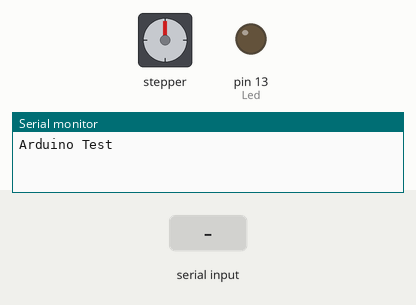
Recording of a sketch running on a simulated Arduino Uno, built with avr-gcc and run on an emulated ATmega328P. Parts: stepper motor, output pins drawn as LEDs (lit = HIGH), the last lines printed to the serial monitor. The test bench sets the inputs (shaded band). Stepper angles assume 200 steps per turn.

Above: at 1.3 s.
1.4 s: "R1000000\n" received over Serial
At 1.63 s:
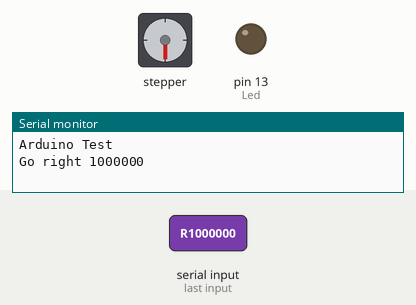
4.4 s: "S90\n" received over Serial
7.4 s: "L90\n" received over Serial
10.4 s: "R,45\n" received over Serial
At 10.96 s:
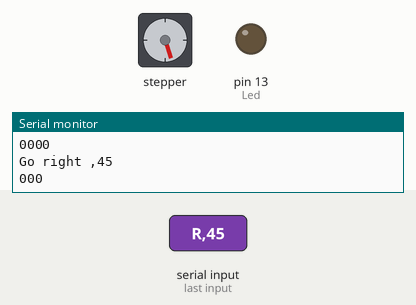
13.4 s: "N90\n" received over Serial
16.4 s: "R90\n" received over Serial
At 16.92 s:
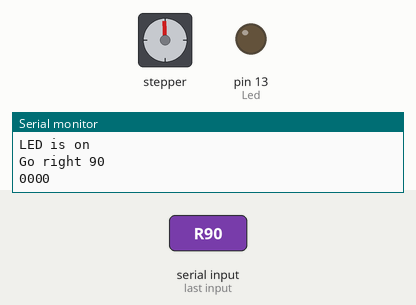
Timing chart, 0 to 20.4 s (numbered marks = the images above; inputs shaded):
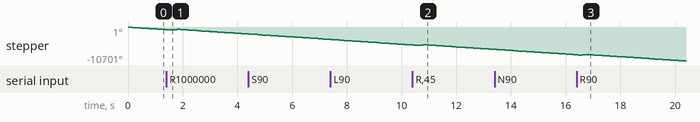

The sketch:

motor.ino
```cpp
#include <String.h>
#include <string.h>
#include <Stepper.h>
#define STEPS 200  //定義步進馬達每圈的步數
Stepper stepper(STEPS, 11, 10, 9, 8);
// stepper(STEPS, 8, 9, 10, 11);
int Led=13; //led接13
int buttonpin=3; //定義光遮斷器接3
int val; //
//int a=65;
boolean b=true;

/* rcv_text[9]="R1000000";//1+7位
//char send_text1[9]="Go right";//8位
//char send_text2[8];//7位
//char send_text3[6]="steps";//9位 //rcv_text去掉字首
//char send_text_sum[15];//9位*/
String rcv_text = "I0000000"; //Initial
String steps_text = "1000000";
int steps = 1000000;
//String send_text = "Go right 1000000 steps";
char a;//收到的個別字元
int c=0;

void setup()
    {
    Serial.begin(9600);
    Serial.println("Arduino Test");
    pinMode(Led,OUTPUT);//定義LED為輸出接口
    pinMode(buttonpin,INPUT); //定義光遮斷器輸出接口
    stepper.setSpeed(140);  //馬達轉速
    }
void loop(){
  stepper.step(-100);
   c=0;
   while (Serial.available()) {
     if (Serial.available() > 0) {
    a=Serial.read();
   // Serial.write(a);
    rcv_text[c] = a;
    c=c+1;
    }


    if(c==5){
      //Serial.print(rcv_text);
    }
   // Serial.println(c);
     delay(5);


  // delay(50);
  }
  delay(50);
   //c=0;
//-----獨立出數字的部分-------------

  for(int i=0;i<7;i++){
      steps_text[i] = rcv_text[i+1];
 }
  steps = steps_text.toInt();


  delay(50);
  //---------回送資料段-----------
  if(rcv_text[0]=='L'){//向左
   String send_text = String("Go left ");
   send_text = String(send_text+steps_text);
   Serial.println(send_text);
   stepper.step(-100);//逆半圈


  }else if(rcv_text[0]=='R'){//向右
   String send_text = String("Go right ");
   send_text = String(send_text+steps_text);
   Serial.println(send_text);
   stepper.step(100);//正半圈


  }else if(rcv_text[0]=='S'){//急停 S0000000

    Serial.println("stop!");

  }else if(rcv_text[0]=='N'){//開燈 N0000000

    Serial.println("LED is on");

  }else if(rcv_text[0]=='F'){//關燈 F0000000

    Serial.println("LED is off");

  }else{
    //Serial.println("Invalid command");

  }

   rcv_text="I0000000";


  /*
  //char rcv = Serial.read();
  //Serial.println(a);             //輸出 65 (預設 DEC)
  /*if(recieve == "a")
  {
    Serial.println("what the fuck");
    }
  if (Serial.available()) {

        rcv_text = Serial.read();

        if(rcv_text[0]=='L'){
          steps_text = "1000000";


          String send_text = String("Go left ");
          send_text = String(send_text+steps_text);

          Serial.println(rcv_text);
          Serial.println(send_text);
        }else if(rcv_text[0]=='R')
        {

          for(int i=0;i<7;i++){

            steps_text[i] = rcv_text[i+1];
            }
            steps = steps_text.toInt();


          String send_text = String("Go right ");
          send_text = String(send_text+steps_text);


          Serial.println(send_text);
          }

        delay(5);    // 沒有延遲的話 UART 串口速度會跟不上Arduino的速度，會導致資料不完整
    }
  //Serial.println(a,DEC);    //輸出 65
  //Serial.println(a,BIN);     //輸出 1000001
//  Serial.println(a,HEX);    //輸出 41
 // Serial.println(a,OCT);    //輸出 101
 // Serial.println(b);             //輸出 1
  //Serial.println(false);        //輸出 0
  delay(100);


    val=digitalRead(buttonpin); //將接口3的值讀取存至val
    if(val ==HIGH) //給條件
      {
      digitalWrite(Led,HIGH);
      }
      else
      {
      digitalWrite(Led,LOW);
      }*/
    }
```
